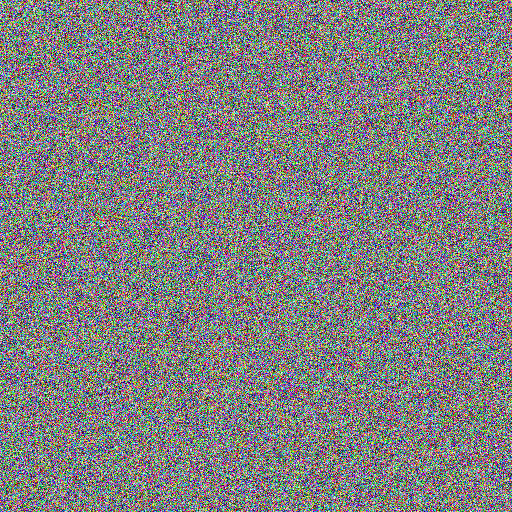
#> input picture forensics/scrambled_pawtrait/distrib/pawtrait_a.png, 512 x 512 px, found by its file name
$ python solution.py
#> lines starting #> are read from the running program, lines starting #| are printed output that depends on the picture
from PIL import Image
import numpy as np

A = np.array(Image.open("pawtrait_a.png").convert("RGB"), dtype=np.uint8)
#> A is the input picture: shape (512, 512, 3); mean R, G, B 127.7, 127.6, 127.4
B = np.array(Image.open("pawtrait_b.png").convert("RGB"), dtype=np.uint8)
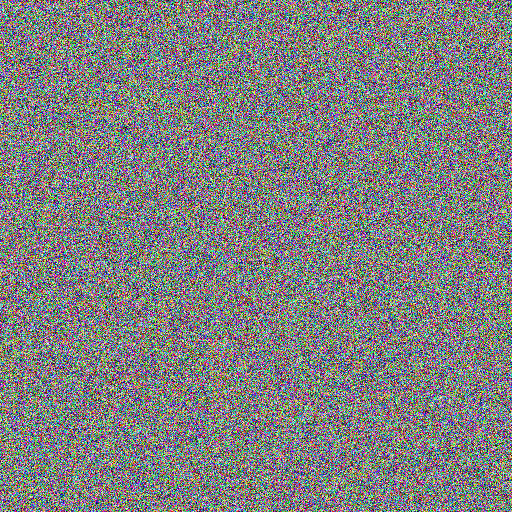
#> input picture forensics/scrambled_pawtrait/distrib/pawtrait_b.png, 512 x 512 px, found by its file name
#> B is the input picture: shape (512, 512, 3); mean R, G, B 127.4, 127.8, 127.4
Image.fromarray(A ^ B).save("recovered.png")
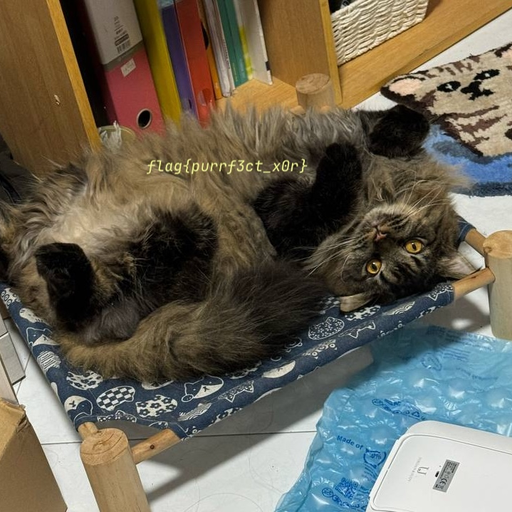
#> saved as recovered.png: PIL image 512x512 RGB; mean R, G, B 107.1, 101.3, 86.5
